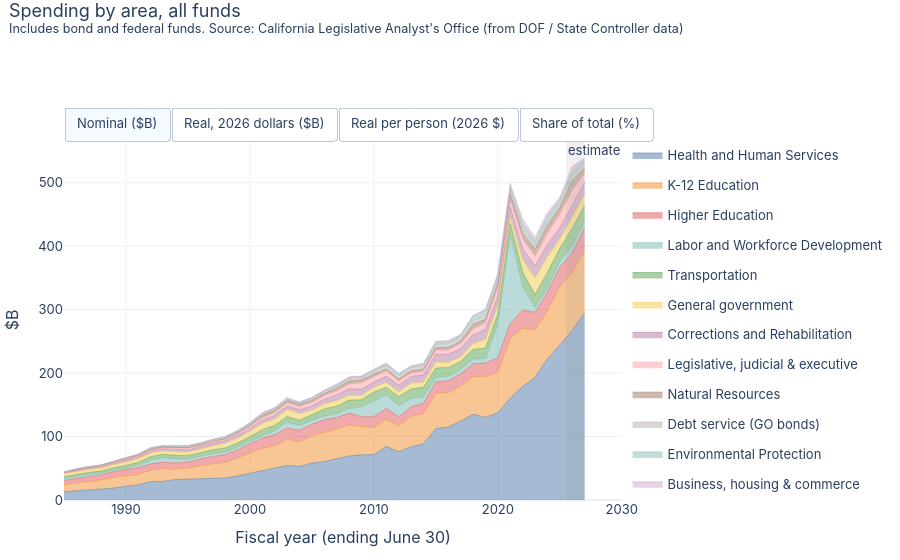

Notebook code cell kept with this figure:
### Code cell
allf = add_views(exp.groupby(["fy", "area"], as_index=False).amount_k.sum())
stacked_area_toggle(allf, "area", "Spending by area, all funds", "Includes bond and federal funds. " + SOURCE_NOTE).show()
